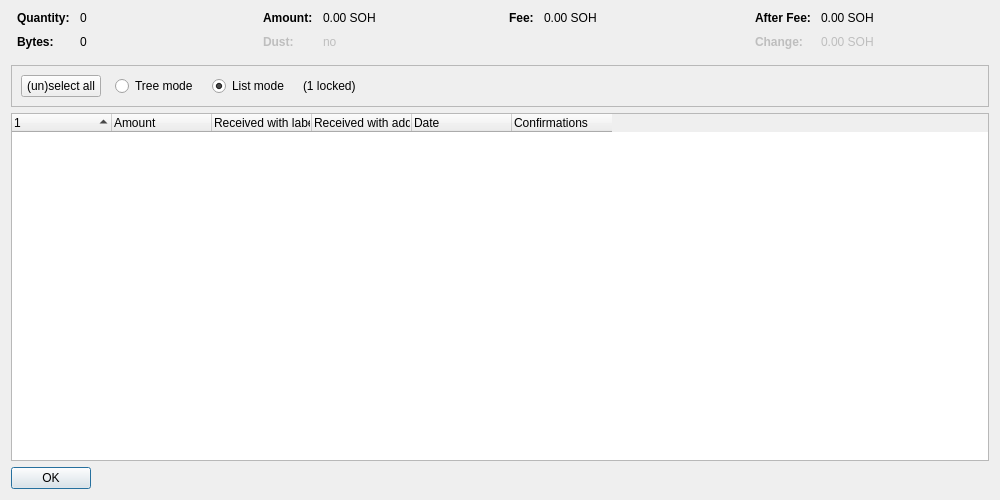
<?xml version="1.0" encoding="UTF-8"?>
<ui version="4.0">
 <class>CoinControlDialog</class>
 <widget class="QDialog" name="CoinControlDialog">
  <property name="geometry">
   <rect>
    <x>0</x>
    <y>0</y>
    <width>1000</width>
    <height>500</height>
   </rect>
  </property>
  <property name="windowTitle">
   <string>Coin Selection</string>
  </property>
  <layout class="QVBoxLayout" name="verticalLayout">
   <item>
    <layout class="QHBoxLayout" name="horizontalLayoutTop" stretch="0,0,0,0">
     <property name="topMargin">
      <number>0</number>
     </property>
     <property name="bottomMargin">
      <number>10</number>
     </property>
     <item>
      <layout class="QFormLayout" name="formLayoutCoinControl1">
       <property name="horizontalSpacing">
        <number>10</number>
       </property>
       <property name="verticalSpacing">
        <number>10</number>
       </property>
       <property name="leftMargin">
        <number>6</number>
       </property>
       <property name="rightMargin">
        <number>6</number>
       </property>
       <item row="0" column="0">
        <widget class="QLabel" name="labelCoinControlQuantityText">
         <property name="font">
          <font>
           <weight>75</weight>
           <bold>true</bold>
          </font>
         </property>
         <property name="text">
          <string>Quantity:</string>
         </property>
        </widget>
       </item>
       <item row="0" column="1">
        <widget class="QLabel" name="labelCoinControlQuantity">
         <property name="cursor">
          <cursorShape>IBeamCursor</cursorShape>
         </property>
         <property name="contextMenuPolicy">
          <enum>Qt::ActionsContextMenu</enum>
         </property>
         <property name="text">
          <string notr="true">0</string>
         </property>
         <property name="textInteractionFlags">
          <set>Qt::LinksAccessibleByMouse|Qt::TextSelectableByKeyboard|Qt::TextSelectableByMouse</set>
         </property>
        </widget>
       </item>
       <item row="1" column="0">
        <widget class="QLabel" name="labelCoinControlBytesText">
         <property name="font">
          <font>
           <weight>75</weight>
           <bold>true</bold>
          </font>
         </property>
         <property name="text">
          <string>Bytes:</string>
         </property>
        </widget>
       </item>
       <item row="1" column="1">
        <widget class="QLabel" name="labelCoinControlBytes">
         <property name="cursor">
          <cursorShape>IBeamCursor</cursorShape>
         </property>
         <property name="contextMenuPolicy">
          <enum>Qt::ActionsContextMenu</enum>
         </property>
         <property name="text">
          <string notr="true">0</string>
         </property>
         <property name="textInteractionFlags">
          <set>Qt::LinksAccessibleByMouse|Qt::TextSelectableByKeyboard|Qt::TextSelectableByMouse</set>
         </property>
        </widget>
       </item>
      </layout>
     </item>
     <item>
      <layout class="QFormLayout" name="formLayoutCoinControl2">
       <property name="horizontalSpacing">
        <number>10</number>
       </property>
       <property name="verticalSpacing">
        <number>10</number>
       </property>
       <property name="leftMargin">
        <number>6</number>
       </property>
       <property name="rightMargin">
        <number>6</number>
       </property>
       <item row="0" column="0">
        <widget class="QLabel" name="labelCoinControlAmountText">
         <property name="font">
          <font>
           <weight>75</weight>
           <bold>true</bold>
          </font>
         </property>
         <property name="text">
          <string>Amount:</string>
         </property>
        </widget>
       </item>
       <item row="0" column="1">
        <widget class="QLabel" name="labelCoinControlAmount">
         <property name="cursor">
          <cursorShape>IBeamCursor</cursorShape>
         </property>
         <property name="contextMenuPolicy">
          <enum>Qt::ActionsContextMenu</enum>
         </property>
         <property name="text">
          <string notr="true">0.00 SOH</string>
         </property>
         <property name="textInteractionFlags">
          <set>Qt::LinksAccessibleByMouse|Qt::TextSelectableByKeyboard|Qt::TextSelectableByMouse</set>
         </property>
        </widget>
       </item>
       <item row="1" column="0">
        <widget class="QLabel" name="labelCoinControlLowOutputText">
         <property name="enabled">
          <bool>false</bool>
         </property>
         <property name="font">
          <font>
           <weight>75</weight>
           <bold>true</bold>
          </font>
         </property>
         <property name="text">
          <string>Dust:</string>
         </property>
        </widget>
       </item>
       <item row="1" column="1">
        <widget class="QLabel" name="labelCoinControlLowOutput">
         <property name="enabled">
          <bool>false</bool>
         </property>
         <property name="cursor">
          <cursorShape>IBeamCursor</cursorShape>
         </property>
         <property name="contextMenuPolicy">
          <enum>Qt::ActionsContextMenu</enum>
         </property>
         <property name="text">
          <string notr="true">no</string>
         </property>
         <property name="textInteractionFlags">
          <set>Qt::LinksAccessibleByMouse|Qt::TextSelectableByKeyboard|Qt::TextSelectableByMouse</set>
         </property>
        </widget>
       </item>
      </layout>
     </item>
     <item>
      <layout class="QFormLayout" name="formLayoutCoinControl3">
       <property name="horizontalSpacing">
        <number>10</number>
       </property>
       <property name="verticalSpacing">
        <number>10</number>
       </property>
       <property name="leftMargin">
        <number>6</number>
       </property>
       <property name="rightMargin">
        <number>6</number>
       </property>
       <item row="0" column="0">
        <widget class="QLabel" name="labelCoinControlFeeText">
         <property name="font">
          <font>
           <weight>75</weight>
           <bold>true</bold>
          </font>
         </property>
         <property name="text">
          <string>Fee:</string>
         </property>
        </widget>
       </item>
       <item row="0" column="1">
        <widget class="QLabel" name="labelCoinControlFee">
         <property name="cursor">
          <cursorShape>IBeamCursor</cursorShape>
         </property>
         <property name="contextMenuPolicy">
          <enum>Qt::ActionsContextMenu</enum>
         </property>
         <property name="text">
          <string notr="true">0.00 SOH</string>
         </property>
         <property name="textInteractionFlags">
          <set>Qt::LinksAccessibleByMouse|Qt::TextSelectableByKeyboard|Qt::TextSelectableByMouse</set>
         </property>
        </widget>
       </item>
      </layout>
     </item>
     <item>
      <layout class="QFormLayout" name="formLayoutCoinControl4">
       <property name="horizontalSpacing">
        <number>10</number>
       </property>
       <property name="verticalSpacing">
        <number>10</number>
       </property>
       <property name="leftMargin">
        <number>6</number>
       </property>
       <property name="rightMargin">
        <number>6</number>
       </property>
       <item row="0" column="0">
        <widget class="QLabel" name="labelCoinControlAfterFeeText">
         <property name="font">
          <font>
           <weight>75</weight>
           <bold>true</bold>
          </font>
         </property>
         <property name="text">
          <string>After Fee:</string>
         </property>
        </widget>
       </item>
       <item row="0" column="1">
        <widget class="QLabel" name="labelCoinControlAfterFee">
         <property name="cursor">
          <cursorShape>IBeamCursor</cursorShape>
         </property>
         <property name="contextMenuPolicy">
          <enum>Qt::ActionsContextMenu</enum>
         </property>
         <property name="text">
          <string notr="true">0.00 SOH</string>
         </property>
         <property name="textInteractionFlags">
          <set>Qt::LinksAccessibleByMouse|Qt::TextSelectableByKeyboard|Qt::TextSelectableByMouse</set>
         </property>
        </widget>
       </item>
       <item row="1" column="0">
        <widget class="QLabel" name="labelCoinControlChangeText">
         <property name="enabled">
          <bool>false</bool>
         </property>
         <property name="font">
          <font>
           <weight>75</weight>
           <bold>true</bold>
          </font>
         </property>
         <property name="text">
          <string>Change:</string>
         </property>
        </widget>
       </item>
       <item row="1" column="1">
        <widget class="QLabel" name="labelCoinControlChange">
         <property name="enabled">
          <bool>false</bool>
         </property>
         <property name="cursor">
          <cursorShape>IBeamCursor</cursorShape>
         </property>
         <property name="contextMenuPolicy">
          <enum>Qt::ActionsContextMenu</enum>
         </property>
         <property name="text">
          <string notr="true">0.00 SOH</string>
         </property>
         <property name="textInteractionFlags">
          <set>Qt::LinksAccessibleByMouse|Qt::TextSelectableByKeyboard|Qt::TextSelectableByMouse</set>
         </property>
        </widget>
       </item>
      </layout>
     </item>
    </layout>
   </item>
   <item>
    <widget class="QFrame" name="frame">
     <property name="minimumSize">
      <size>
       <width>0</width>
       <height>40</height>
      </size>
     </property>
     <property name="frameShape">
      <enum>QFrame::StyledPanel</enum>
     </property>
     <property name="frameShadow">
      <enum>QFrame::Sunken</enum>
     </property>
     <layout class="QHBoxLayout" name="horizontalLayout">
      <item>
       <layout class="QHBoxLayout" name="horizontalLayoutPanel" stretch="0,0,0,0,0">
        <property name="spacing">
         <number>14</number>
        </property>
        <item>
         <widget class="QPushButton" name="pushButtonSelectAll">
          <property name="sizePolicy">
           <sizepolicy hsizetype="Maximum" vsizetype="Fixed">
            <horstretch>0</horstretch>
            <verstretch>0</verstretch>
           </sizepolicy>
          </property>
          <property name="text">
           <string>(un)select all</string>
          </property>
          <property name="autoDefault">
           <bool>false</bool>
          </property>
         </widget>
        </item>
        <item>
         <widget class="QRadioButton" name="radioTreeMode">
          <property name="sizePolicy">
           <sizepolicy hsizetype="Maximum" vsizetype="Fixed">
            <horstretch>0</horstretch>
            <verstretch>0</verstretch>
           </sizepolicy>
          </property>
          <property name="text">
           <string>Tree mode</string>
          </property>
         </widget>
        </item>
        <item>
         <widget class="QRadioButton" name="radioListMode">
          <property name="sizePolicy">
           <sizepolicy hsizetype="Maximum" vsizetype="Fixed">
            <horstretch>0</horstretch>
            <verstretch>0</verstretch>
           </sizepolicy>
          </property>
          <property name="text">
           <string>List mode</string>
          </property>
          <property name="checked">
           <bool>true</bool>
          </property>
         </widget>
        </item>
        <item>
         <widget class="QLabel" name="labelLocked">
          <property name="text">
           <string notr="true">(1 locked)</string>
          </property>
         </widget>
        </item>
        <item>
         <spacer name="horizontalSpacer">
          <property name="orientation">
           <enum>Qt::Horizontal</enum>
          </property>
          <property name="sizeHint" stdset="0">
           <size>
            <width>40</width>
            <height>20</height>
           </size>
          </property>
         </spacer>
        </item>
       </layout>
      </item>
     </layout>
    </widget>
   </item>
   <item>
    <widget class="CoinControlTreeWidget" name="treeWidget">
     <property name="contextMenuPolicy">
      <enum>Qt::CustomContextMenu</enum>
     </property>
     <property name="sortingEnabled">
      <bool>false</bool>
     </property>
     <property name="columnCount">
      <number>6</number>
     </property>
     <attribute name="headerShowSortIndicator" stdset="0">
      <bool>true</bool>
     </attribute>
     <attribute name="headerStretchLastSection">
      <bool>false</bool>
     </attribute>
     <column>
      <property name="text">
       <string/>
      </property>
     </column>
     <column>
      <property name="text">
       <string>Amount</string>
      </property>
     </column>
     <column>
      <property name="text">
       <string>Received with label</string>
      </property>
     </column>
     <column>
      <property name="text">
       <string>Received with address</string>
      </property>
     </column>
     <column>
      <property name="text">
       <string>Date</string>
      </property>
     </column>
     <column>
      <property name="text">
       <string>Confirmations</string>
      </property>
      <property name="toolTip">
       <string>Confirmed</string>
      </property>
     </column>
     <column>
      <property name="text">
       <string/>
      </property>
     </column>
     <column>
      <property name="text">
       <string/>
      </property>
     </column>
     <column>
      <property name="text">
       <string/>
      </property>
     </column>
     <column>
      <property name="text">
       <string/>
      </property>
     </column>
    </widget>
   </item>
   <item>
    <widget class="QDialogButtonBox" name="buttonBox">
     <property name="sizePolicy">
      <sizepolicy hsizetype="Maximum" vsizetype="Fixed">
       <horstretch>0</horstretch>
       <verstretch>0</verstretch>
      </sizepolicy>
     </property>
     <property name="orientation">
      <enum>Qt::Horizontal</enum>
     </property>
     <property name="standardButtons">
      <set>QDialogButtonBox::Ok</set>
     </property>
    </widget>
   </item>
  </layout>
 </widget>
 <customwidgets>
  <customwidget>
   <class>CoinControlTreeWidget</class>
   <extends>QTreeWidget</extends>
   <header>qt/coincontroltreewidget.h</header>
  </customwidget>
 </customwidgets>
 <resources/>
 <connections/>
</ui>
